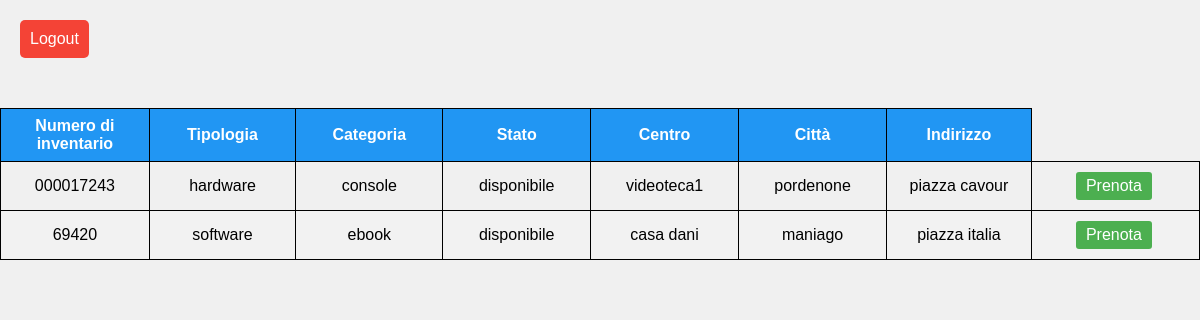
/cliente.php (signed in), run on the app's committed database.
### tables this page shows
CREATE TABLE `articoli` (
  `id_articolo` int(16) NOT NULL,
  `numero_inventario` varchar(32) NOT NULL,
  `stato` set('disponibile','guasto','prenotato','in prestito') NOT NULL,
  `fk_id_categoria` int(16) DEFAULT NULL,
  `fk_id_centro` int(16) DEFAULT NULL
);

CREATE TABLE `categorie` (
  `id_categoria` int(16) NOT NULL,
  `categoria` varchar(32) NOT NULL,
  `tipologia` varchar(32) NOT NULL
);

CREATE TABLE `centri` (
  `id_centro` int(16) NOT NULL,
  `nome` varchar(32) NOT NULL,
  `citta` varchar(32) NOT NULL,
  `indirizzo` varchar(64) NOT NULL
);

### cliente.php (the view, shortened to what this page needs)
<!DOCTYPE html>
<html>
<head>
    <link rel="stylesheet" href="styles.css" type="text/css">
</head>
<body>
    <input type="button" name="logout" value="Logout" onclick="location.href='logout.php'">
    <div class="container">
        <div class="table-wrapper">
            <table class="fl-table">
                <thead>
                <tr>
                    <th>Numero di inventario</th>
                    <th>Tipologia</th>
                    <th>Categoria</th>
                    <th>Stato</th>
                    <th>Centro</th>
                    <th>Città</th>
                    <th>Indirizzo</th>
                </tr>
                </thead>
                <tbody>
                <?php
                    $servername = "localhost";
                    $username = "root";
                    $password = "";
                    $dbname = "pauletta_enoteca2";
                    $conn = new mysqli($servername, $username, $password, $dbname);
                    $selectSql = "SELECT id_articolo, numero_inventario, tipologia, categoria, stato, nome, citta, indirizzo
                                FROM articoli a JOIN centri c
                                ON a.fk_id_centro = c.id_centro
                                JOIN categorie cat
                                ON a.fk_id_categoria = cat.id_categoria";
                    $result = $conn->query($selectSql);
                    while($row = $result->fetch_array(MYSQLI_ASSOC))
                    {
                        $n_inventario = $row['numero_inventario'];
                        $tipologia = $row['tipologia'];
                        $categoria = $row['categoria'];
                        $stato = $row['stato'];
                        $nome = $row['nome'];
                        $citta = $row['citta'];
                        $indirizzo = $row['indirizzo'];
                        echo
                            '<tr>
                                <td class="colonnaNumero">'.$n_inventario.'</td>
                                <td class="colonnaTipo">'.$tipologia.'</td>
                                <td class="colonnaCategoria">'.$categoria.'</td>
                                <td class="colonnaStato">'.$stato.'</td>
                                <td class="colonnaNome">'.$nome.'</td>
                                <td class="colonnaCitta">'.$citta.'</td>
                                <td class="colonnaIndirizzo">'.$indirizzo.'</td>
                                <td class="colonnaTasti">
                                    <a class="btn" href="prenota.php?id='.$row["id_articolo"].'">Prenota</a>
                                </td>
                            </tr>';
                    }
                ?>
                </tbody>
            </table>
        </div>
    </div>
</body>
</html>

### styles.css (style rules this page uses)
body { margin: 0; padding: 0; font-family: Arial, sans-serif; background-color: #f0f0f0; }
.container { display: flex; flex-direction: column; align-items: center; justify-content: flex-start; padding-top: 20px; }
.table-wrapper { margin-top: 30px; }
.fl-table { width: 100%; border-collapse: collapse; border-spacing: 0; }
.fl-table th, .fl-table td { padding: 8px; text-align: center; border: 1px solid black; }
.fl-table th { background-color: #2196f3; color: #fff; text-align: center; }
.fl-table tr:nth-child(even) { background-color: #f2f2f2; }
.colonnaNumero { width: 150px; text-align: center; }
.colonnaTipo { width: 150px; text-align: center; }
.colonnaCategoria { width: 150px; text-align: center; }
.colonnaStato { width: 150px; text-align: center; }
.colonnaNome { width: 150px; text-align: center; }
.colonnaCitta { width: 150px; text-align: center; }
.colonnaIndirizzo { width: 150px; text-align: center; }
.colonnaTasti { width: 175px; align-items: center; text-align: center; }
.colonnaTasti a.btn { display: inline-block; margin-right: 5px; }
.btn { padding: 5px 10px; margin: 2px; text-decoration: none; background-color: #4caf50; color: #fff; border-radius: 3px; transition: background-color 0.3s; }
input[type="button"][name="logout"] { margin-top: 20px; padding: 10px; cursor: pointer; border: none; border-radius: 5px; background: #f44336; color: #ffffff; font-size: 16px; transition: all 0.3s ease; transform: translate(20px, 0); }

### data on the page
articoli: numero_inventario "000017243", fk_id_categoria.tipologia "hardware", fk_id_categoria.categoria "console", stato "disponibile", fk_id_centro.nome "videoteca1", fk_id_centro.citta "pordenone", fk_id_centro.indirizzo "piazza cavour"
articoli: numero_inventario "69420", fk_id_categoria.tipologia "software", fk_id_categoria.categoria "ebook", stato "disponibile", fk_id_centro.nome "casa dani", fk_id_centro.citta "maniago", fk_id_centro.indirizzo "piazza italia"
